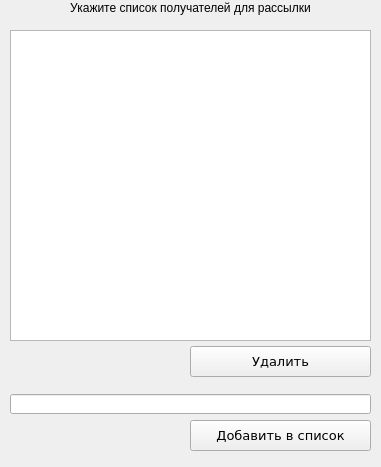
<?xml version="1.0" encoding="UTF-8"?>
<ui version="4.0">
 <class>recieversList</class>
 <widget class="QWidget" name="recieversList">
  <property name="geometry">
   <rect>
    <x>0</x>
    <y>0</y>
    <width>381</width>
    <height>467</height>
   </rect>
  </property>
  <property name="windowTitle">
   <string>Form</string>
  </property>
  <widget class="QLabel" name="label">
   <property name="geometry">
    <rect>
     <x>10</x>
     <y>0</y>
     <width>361</width>
     <height>16</height>
    </rect>
   </property>
   <property name="text">
    <string>Укажите список получателей для рассылки</string>
   </property>
   <property name="alignment">
    <set>Qt::AlignCenter</set>
   </property>
  </widget>
  <widget class="QListWidget" name="listWidget">
   <property name="geometry">
    <rect>
     <x>10</x>
     <y>30</y>
     <width>361</width>
     <height>311</height>
    </rect>
   </property>
  </widget>
  <widget class="QPushButton" name="pushButton_2">
   <property name="geometry">
    <rect>
     <x>190</x>
     <y>420</y>
     <width>181</width>
     <height>31</height>
    </rect>
   </property>
   <property name="font">
    <font>
     <family>Verdana</family>
     <pointsize>10</pointsize>
    </font>
   </property>
   <property name="text">
    <string>Добавить в список</string>
   </property>
  </widget>
  <widget class="QLineEdit" name="lineEdit">
   <property name="geometry">
    <rect>
     <x>10</x>
     <y>394</y>
     <width>361</width>
     <height>20</height>
    </rect>
   </property>
  </widget>
  <widget class="QPushButton" name="pushButton_3">
   <property name="geometry">
    <rect>
     <x>190</x>
     <y>346</y>
     <width>181</width>
     <height>31</height>
    </rect>
   </property>
   <property name="font">
    <font>
     <family>Verdana</family>
     <pointsize>10</pointsize>
    </font>
   </property>
   <property name="text">
    <string>Удалить</string>
   </property>
  </widget>
 </widget>
 <resources/>
 <connections/>
</ui>
